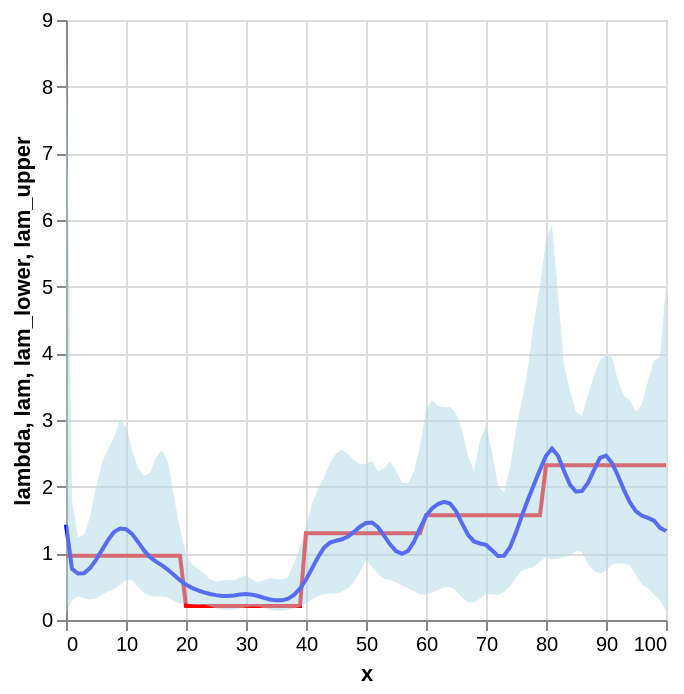

The notebook cell this image was saved under:
### Code cell
# Extract posterior mean of mu from MCMC samples
lam = mcmc_samples["lam"].mean(axis=0)
lam_lower = jnp.percentile(mcmc_samples["lam"], 2.5, axis=0)
lam_upper = jnp.percentile(mcmc_samples["lam"], 97.5, axis=0)

df_results = df_expanded[["x", "lambda"]].drop_duplicates().reset_index(drop=True)
df_results["lam"] = lam
df_results["lam_lower"] = lam_lower
df_results["lam_upper"] = lam_upper

# Visualize results
true_line = alt.Chart(df_results).mark_line(color="red").encode(x="x", y="lambda")
mean_line = alt.Chart(df_results).mark_line(color="blue").encode(x="x", y="lam")
bands = (
    alt.Chart(df_results)
    .mark_area(color="lightblue", opacity=0.5)
    .encode(
        x="x",
        y="lam_lower:Q",
        y2="lam_upper:Q",
    )
)
true_line + mean_line + bands

### Figure 1 — Vega-Lite specification as saved in the notebook (floating-point values rounded to 4 significant figures)
{"config": {"view": {"continuousWidth": 300, "continuousHeight": 300}}, "layer": [{"mark": {"type": "line", "color": "red"}, "encoding": {"x": {"field": "x", "type": "quantitative"}, "y": {"field": "lambda", "type": "quantitative"}}}, {"mark": {"type": "line", "color": "blue"}, "encoding": {"x": {"field": "x", "type": "quantitative"}, "y": {"field": "lam", "type": "quantitative"}}}, {"mark": {"type": "area", "color": "lightblue", "opacity": 0.5}, "encoding": {"x": {"field": "x", "type": "quantitative"}, "y": {"field": "lam_lower", "type": "quantitative"}, "y2": {"field": "lam_upper"}}}], "data": {"name": "data-48b94751244aa5475f8bc0141015162f"}, "$schema": "https://vega.github.io/schema/vega-lite/v6.1.0.json", "datasets": {"data-48b94751244aa5475f8bc0141015162f": [{"x": 0, "lambda": 0.9647, "lam": 1.43, "lam_lower": 0.1024, "lam_upper": 8.86}, {"x": 1, "lambda": 0.9647, "lam": 0.7666, "lam_lower": 0.2975, "lam_upper": 1.791}, {"x": 2, "lambda": 0.9647, "lam": 0.6966, "lam_lower": 0.357, "lam_upper": 1.241}, {"x": 3, "lambda": 0.9647, "lam": 0.7024, "lam_lower": 0.328, "lam_upper": 1.284}, {"x": 4, "lambda": 0.9647, "lam": 0.778, "lam_lower": 0.3078, "lam_upper": 1.55}, {"x": 5, "lambda": 0.9647, "lam": 0.9027, "lam_lower": 0.325, "lam_upper": 1.996}, {"x": 6, "lambda": 0.9647, "lam": 1.05, "lam_lower": 0.3788, "lam_upper": 2.362}, {"x": 7, "lambda": 0.9647, "lam": 1.198, "lam_lower": 0.4315, "lam_upper": 2.562}, {"x": 8, "lambda": 0.9647, "lam": 1.319, "lam_lower": 0.4637, "lam_upper": 2.74}, {"x": 9, "lambda": 0.9647, "lam": 1.373, "lam_lower": 0.5224, "lam_upper": 3.011}, {"x": 10, "lambda": 0.9647, "lam": 1.362, "lam_lower": 0.5983, "lam_upper": 2.899}, {"x": 11, "lambda": 0.9647, "lam": 1.291, "lam_lower": 0.5977, "lam_upper": 2.556}, {"x": 12, "lambda": 0.9647, "lam": 1.171, "lam_lower": 0.4935, "lam_upper": 2.274}, {"x": 13, "lambda": 0.9647, "lam": 1.044, "lam_lower": 0.4052, "lam_upper": 2.163}, {"x": 14, "lambda": 0.9647, "lam": 0.9435, "lam_lower": 0.3604, "lam_upper": 2.2}, {"x": 15, "lambda": 0.9647, "lam": 0.8755, "lam_lower": 0.348, "lam_upper": 2.438}, {"x": 16, "lambda": 0.9647, "lam": 0.8201, "lam_lower": 0.354, "lam_upper": 2.547}, {"x": 17, "lambda": 0.9647, "lam": 0.7534, "lam_lower": 0.3403, "lam_upper": 2.369}, {"x": 18, "lambda": 0.9647, "lam": 0.6753, "lam_lower": 0.2805, "lam_upper": 1.852}, {"x": 19, "lambda": 0.9647, "lam": 0.5969, "lam_lower": 0.2476, "lam_upper": 1.35}, {"x": 20, "lambda": 0.2102, "lam": 0.5299, "lam_lower": 0.2462, "lam_upper": 0.9898}, {"x": 21, "lambda": 0.2102, "lam": 0.482, "lam_lower": 0.2316, "lam_upper": 0.8296}, {"x": 22, "lambda": 0.2102, "lam": 0.4453, "lam_lower": 0.2237, "lam_upper": 0.7714}, {"x": 23, "lambda": 0.2102, "lam": 0.4139, "lam_lower": 0.2271, "lam_upper": 0.6978}, {"x": 24, "lambda": 0.2102, "lam": 0.3902, "lam_lower": 0.2059, "lam_upper": 0.6128}, {"x": 25, "lambda": 0.2102, "lam": 0.3729, "lam_lower": 0.1767, "lam_upper": 0.5733}, {"x": 26, "lambda": 0.2102, "lam": 0.3617, "lam_lower": 0.1579, "lam_upper": 0.5904}, {"x": 27, "lambda": 0.2102, "lam": 0.3589, "lam_lower": 0.1481, "lam_upper": 0.6051}, {"x": 28, "lambda": 0.2102, "lam": 0.3668, "lam_lower": 0.1537, "lam_upper": 0.5907}, {"x": 29, "lambda": 0.2102, "lam": 0.3811, "lam_lower": 0.1732, "lam_upper": 0.6441}, {"x": 30, "lambda": 0.2102, "lam": 0.3889, "lam_lower": 0.1898, "lam_upper": 0.672}, {"x": 31, "lambda": 0.2102, "lam": 0.3801, "lam_lower": 0.2014, "lam_upper": 0.6092}, {"x": 32, "lambda": 0.2102, "lam": 0.3595, "lam_lower": 0.1994, "lam_upper": 0.5607}, {"x": 33, "lambda": 0.2102, "lam": 0.3326, "lam_lower": 0.1797, "lam_upper": 0.5957}, {"x": 34, "lambda": 0.2102, "lam": 0.3086, "lam_lower": 0.1534, "lam_upper": 0.6317}, {"x": 35, "lambda": 0.2102, "lam": 0.2947, "lam_lower": 0.139, "lam_upper": 0.6138}, {"x": 36, "lambda": 0.2102, "lam": 0.295, "lam_lower": 0.1376, "lam_upper": 0.6099}, {"x": 37, "lambda": 0.2102, "lam": 0.3191, "lam_lower": 0.1527, "lam_upper": 0.642}, {"x": 38, "lambda": 0.2102, "lam": 0.3766, "lam_lower": 0.1708, "lam_upper": 0.8495}, {"x": 39, "lambda": 0.2102, "lam": 0.4721, "lam_lower": 0.202, "lam_upper": 1.087}, {"x": 40, "lambda": 1.3, "lam": 0.6066, "lam_lower": 0.2511, "lam_upper": 1.411}, {"x": 41, "lambda": 1.3, "lam": 0.7715, "lam_lower": 0.3125, "lam_upper": 1.745}, {"x": 42, "lambda": 1.3, "lam": 0.9427, "lam_lower": 0.3571, "lam_upper": 1.974}, {"x": 43, "lambda": 1.3, "lam": 1.085, "lam_lower": 0.3849, "lam_upper": 2.135}, {"x": 44, "lambda": 1.3, "lam": 1.16, "lam_lower": 0.3984, "lam_upper": 2.358}, {"x": 45, "lambda": 1.3, "lam": 1.188, "lam_lower": 0.398, "lam_upper": 2.493}, {"x": 46, "lambda": 1.3, "lam": 1.211, "lam_lower": 0.4244, "lam_upper": 2.554}, {"x": 47, "lambda": 1.3, "lam": 1.253, "lam_lower": 0.4802, "lam_upper": 2.495}, {"x": 48, "lambda": 1.3, "lam": 1.321, "lam_lower": 0.5679, "lam_upper": 2.402}, {"x": 49, "lambda": 1.3, "lam": 1.4, "lam_lower": 0.7237, "lam_upper": 2.339}, {"x": 50, "lambda": 1.3, "lam": 1.454, "lam_lower": 0.8976, "lam_upper": 2.343}, {"x": 51, "lambda": 1.3, "lam": 1.462, "lam_lower": 0.8037, "lam_upper": 2.383}, {"x": 52, "lambda": 1.3, "lam": 1.392, "lam_lower": 0.6876, "lam_upper": 2.226}, {"x": 53, "lambda": 1.3, "lam": 1.266, "lam_lower": 0.6204, "lam_upper": 2.278}, {"x": 54, "lambda": 1.3, "lam": 1.136, "lam_lower": 0.6004, "lam_upper": 2.381}, {"x": 55, "lambda": 1.3, "lam": 1.035, "lam_lower": 0.5646, "lam_upper": 2.239}, {"x": 56, "lambda": 1.3, "lam": 0.9935, "lam_lower": 0.5166, "lam_upper": 2.057}, {"x": 57, "lambda": 1.3, "lam": 1.036, "lam_lower": 0.4759, "lam_upper": 2.049}, {"x": 58, "lambda": 1.3, "lam": 1.172, "lam_lower": 0.4272, "lam_upper": 2.232}, {"x": 59, "lambda": 1.3, "lam": 1.374, "lam_lower": 0.3859, "lam_upper": 2.615}, {"x": 60, "lambda": 1.572, "lam": 1.559, "lam_lower": 0.3809, "lam_upper": 3.148}, {"x": 61, "lambda": 1.572, "lam": 1.674, "lam_lower": 0.4116, "lam_upper": 3.296}, {"x": 62, "lambda": 1.572, "lam": 1.74, "lam_lower": 0.4501, "lam_upper": 3.209}, {"x": 63, "lambda": 1.572, "lam": 1.771, "lam_lower": 0.4881, "lam_upper": 3.189}, {"x": 64, "lambda": 1.572, "lam": 1.746, "lam_lower": 0.4989, "lam_upper": 3.194}, {"x": 65, "lambda": 1.572, "lam": 1.633, "lam_lower": 0.4398, "lam_upper": 3.099}, {"x": 66, "lambda": 1.572, "lam": 1.448, "lam_lower": 0.3367, "lam_upper": 2.857}, {"x": 67, "lambda": 1.572, "lam": 1.279, "lam_lower": 0.2669, "lam_upper": 2.458}, {"x": 68, "lambda": 1.572, "lam": 1.179, "lam_lower": 0.2606, "lam_upper": 2.235}, {"x": 69, "lambda": 1.572, "lam": 1.147, "lam_lower": 0.3185, "lam_upper": 2.693}, {"x": 70, "lambda": 1.572, "lam": 1.126, "lam_lower": 0.3936, "lam_upper": 2.928}, {"x": 71, "lambda": 1.572, "lam": 1.045, "lam_lower": 0.3822, "lam_upper": 2.526}, {"x": 72, "lambda": 1.572, "lam": 0.9612, "lam_lower": 0.3795, "lam_upper": 2.014}, {"x": 73, "lambda": 1.572, "lam": 0.9644, "lam_lower": 0.4181, "lam_upper": 1.912}, {"x": 74, "lambda": 1.572, "lam": 1.091, "lam_lower": 0.5056, "lam_upper": 2.288}, {"x": 75, "lambda": 1.572, "lam": 1.311, "lam_lower": 0.632, "lam_upper": 2.857}, {"x": 76, "lambda": 1.572, "lam": 1.568, "lam_lower": 0.7391, "lam_upper": 3.289}, {"x": 77, "lambda": 1.572, "lam": 1.807, "lam_lower": 0.7707, "lam_upper": 3.794}, {"x": 78, "lambda": 1.572, "lam": 2.032, "lam_lower": 0.7983, "lam_upper": 4.478}, {"x": 79, "lambda": 1.572, "lam": 2.256, "lam_lower": 0.8757, "lam_upper": 5.022}, {"x": 80, "lambda": 2.322, "lam": 2.464, "lam_lower": 0.9441, "lam_upper": 5.694}, {"x": 81, "lambda": 2.322, "lam": 2.57, "lam_lower": 0.9038, "lam_upper": 5.928}, {"x": 82, "lambda": 2.322, "lam": 2.464, "lam_lower": 0.928, "lam_upper": 4.88}, {"x": 83, "lambda": 2.322, "lam": 2.237, "lam_lower": 0.9416, "lam_upper": 3.817}, {"x": 84, "lambda": 2.322, "lam": 2.029, "lam_lower": 0.9776, "lam_upper": 3.437}, {"x": 85, "lambda": 2.322, "lam": 1.924, "lam_lower": 1.035, "lam_upper": 3.124}, {"x": 86, "lambda": 2.322, "lam": 1.937, "lam_lower": 1.015, "lam_upper": 3.063}, {"x": 87, "lambda": 2.322, "lam": 2.057, "lam_lower": 0.8359, "lam_upper": 3.372}, {"x": 88, "lambda": 2.322, "lam": 2.25, "lam_lower": 0.7348, "lam_upper": 3.662}, {"x": 89, "lambda": 2.322, "lam": 2.432, "lam_lower": 0.6967, "lam_upper": 3.9}, {"x": 90, "lambda": 2.322, "lam": 2.466, "lam_lower": 0.7406, "lam_upper": 3.97}, {"x": 91, "lambda": 2.322, "lam": 2.353, "lam_lower": 0.8293, "lam_upper": 3.943}, {"x": 92, "lambda": 2.322, "lam": 2.164, "lam_lower": 0.8504, "lam_upper": 3.587}, {"x": 93, "lambda": 2.322, "lam": 1.949, "lam_lower": 0.8445, "lam_upper": 3.364}, {"x": 94, "lambda": 2.322, "lam": 1.761, "lam_lower": 0.8132, "lam_upper": 3.295}, {"x": 95, "lambda": 2.322, "lam": 1.631, "lam_lower": 0.6694, "lam_upper": 3.118}, {"x": 96, "lambda": 2.322, "lam": 1.564, "lam_lower": 0.5336, "lam_upper": 3.241}, {"x": 97, "lambda": 2.322, "lam": 1.532, "lam_lower": 0.4727, "lam_upper": 3.593}, {"x": 98, "lambda": 2.322, "lam": 1.491, "lam_lower": 0.3824, "lam_upper": 3.888}, {"x": 99, "lambda": 2.322, "lam": 1.382, "lam_lower": 0.2924, "lam_upper": 3.946}, {"x": 100, "lambda": 2.322, "lam": 1.336, "lam_lower": 0.1415, "lam_upper": 5.01}]}}
